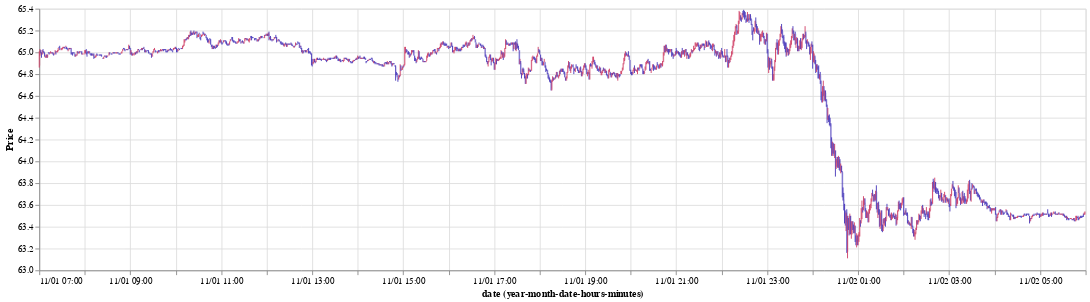

Notebook cell for this chart:
### Code cell
open_close_color = alt.condition("datum.open < datum.close",
                                 alt.value("#ce375f"),
                                 alt.value("#3f2fb7"))

rule = alt.Chart(df).mark_rule().encode(
    alt.X(
        'yearmonthdatehoursminutes(date):T',
#         scale=alt.Scale(domain=[{"month": 6, "date": 1, "year": 2009},
#                                 {"month": 6, "date": 2, "year": 2009}]),
        axis=alt.Axis(format='%m/%d %H:%M')
    ),
    alt.Y(
        'low',
        scale=alt.Scale(zero=False),
        axis=alt.Axis(title='Price')
    ),
    alt.Y2('high'),
    color=open_close_color
)

bar = alt.Chart(df).mark_bar().encode(
    x='yearmonthdatehoursminutes(date):T',
    y='open',
    y2='close',
    color=open_close_color
)

(rule + bar).properties(width=1200)

### Figure 1 — Vega-Lite specification as saved in the notebook (floating-point values rounded to 4 significant figures; data arrays with more than 128 entries replaced by an {"elided": "..."} marker saying what was removed)
{"$schema": "https://vega.github.io/schema/vega-lite/v2.6.0.json", "config": {"view": {"height": 300, "width": 400}}, "datasets": {"data-92f8f317ddcc47ddbc9f5ac5026adab1": {"elided": "1380 records"}}, "layer": [{"data": {"name": "data-92f8f317ddcc47ddbc9f5ac5026adab1"}, "encoding": {"color": {"condition": {"test": "datum.open < datum.close", "value": "#ce375f"}, "value": "#3f2fb7"}, "x": {"axis": {"format": "%m/%d %H:%M"}, "field": "date", "timeUnit": "yearmonthdatehoursminutes", "type": "temporal"}, "y": {"axis": {"title": "Price"}, "field": "low", "scale": {"zero": false}, "type": "quantitative"}, "y2": {"field": "high", "type": "quantitative"}}, "mark": "rule"}, {"data": {"name": "data-92f8f317ddcc47ddbc9f5ac5026adab1"}, "encoding": {"color": {"condition": {"test": "datum.open < datum.close", "value": "#ce375f"}, "value": "#3f2fb7"}, "x": {"field": "date", "timeUnit": "yearmonthdatehoursminutes", "type": "temporal"}, "y": {"field": "open", "type": "quantitative"}, "y2": {"field": "close", "type": "quantitative"}}, "mark": "bar"}], "width": 1200}
